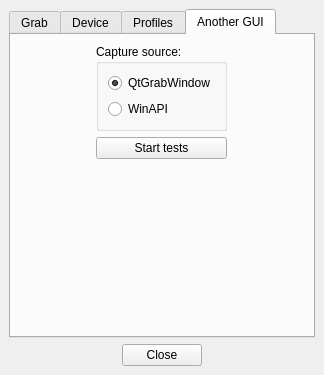
<?xml version="1.0" encoding="UTF-8"?>
<ui version="4.0">
 <author>brunql</author>
 <class>MainWindow</class>
 <widget class="QMainWindow" name="MainWindow">
  <property name="geometry">
   <rect>
    <x>0</x>
    <y>0</y>
    <width>324</width>
    <height>375</height>
   </rect>
  </property>
  <property name="windowTitle">
   <string notr="true">Lightpack</string>
  </property>
  <property name="windowIcon">
   <iconset resource="../res/LightpackResources.qrc">
    <normaloff>:/icons/settings.png</normaloff>:/icons/settings.png</iconset>
  </property>
  <property name="locale">
   <locale language="English" country="UnitedStates"/>
  </property>
  <widget class="QWidget" name="centralwidget">
   <layout class="QVBoxLayout" name="verticalLayout_2">
    <item>
     <widget class="QTabWidget" name="tabWidget">
      <property name="tabPosition">
       <enum>QTabWidget::North</enum>
      </property>
      <property name="tabShape">
       <enum>QTabWidget::Rounded</enum>
      </property>
      <property name="currentIndex">
       <number>3</number>
      </property>
      <widget class="QWidget" name="tabSoftwareOptions">
       <property name="enabled">
        <bool>true</bool>
       </property>
       <attribute name="title">
        <string>Grab</string>
       </attribute>
       <layout class="QVBoxLayout" name="verticalLayout_4">
        <item>
         <layout class="QGridLayout" name="gridLayout" rowstretch="0,0,0,0,0,0,0">
          <item row="6" column="0">
           <spacer name="horizontalSpacer">
            <property name="orientation">
             <enum>Qt::Horizontal</enum>
            </property>
            <property name="sizeHint" stdset="0">
             <size>
              <width>40</width>
              <height>2</height>
             </size>
            </property>
           </spacer>
          </item>
          <item row="4" column="0">
           <widget class="QLabel" name="label_MinLevelOfSensitivity">
            <property name="font">
             <font>
              <weight>50</weight>
              <bold>false</bold>
             </font>
            </property>
            <property name="text">
             <string>Minimum level of sensitivity:</string>
            </property>
            <property name="alignment">
             <set>Qt::AlignLeading|Qt::AlignLeft|Qt::AlignVCenter</set>
            </property>
           </widget>
          </item>
          <item row="3" column="0">
           <widget class="QLabel" name="label_SlowdownGrab_txt">
            <property name="minimumSize">
             <size>
              <width>0</width>
              <height>17</height>
             </size>
            </property>
            <property name="maximumSize">
             <size>
              <width>16777215</width>
              <height>17</height>
             </size>
            </property>
            <property name="font">
             <font>
              <weight>50</weight>
              <bold>false</bold>
             </font>
            </property>
            <property name="text">
             <string>Slowdown grab:</string>
            </property>
            <property name="alignment">
             <set>Qt::AlignLeading|Qt::AlignLeft|Qt::AlignVCenter</set>
            </property>
            <property name="margin">
             <number>0</number>
            </property>
           </widget>
          </item>
          <item row="3" column="1" colspan="3">
           <widget class="QSpinBox" name="spinBox_SlowdownGrab">
            <property name="minimum">
             <number>0</number>
            </property>
            <property name="maximum">
             <number>1000</number>
            </property>
            <property name="value">
             <number>20</number>
            </property>
           </widget>
          </item>
          <item row="0" column="0">
           <widget class="QLabel" name="label_EnableDisableGrab">
            <property name="minimumSize">
             <size>
              <width>0</width>
              <height>21</height>
             </size>
            </property>
            <property name="maximumSize">
             <size>
              <width>16777215</width>
              <height>21</height>
             </size>
            </property>
            <property name="font">
             <font>
              <weight>50</weight>
              <bold>false</bold>
             </font>
            </property>
            <property name="text">
             <string>Enable/Disable grab:</string>
            </property>
            <property name="alignment">
             <set>Qt::AlignLeading|Qt::AlignLeft|Qt::AlignVCenter</set>
            </property>
           </widget>
          </item>
          <item row="1" column="0">
           <widget class="QLabel" name="label_GrabFrequency_txt">
            <property name="minimumSize">
             <size>
              <width>0</width>
              <height>18</height>
             </size>
            </property>
            <property name="maximumSize">
             <size>
              <width>16777215</width>
              <height>18</height>
             </size>
            </property>
            <property name="font">
             <font>
              <weight>50</weight>
              <bold>false</bold>
             </font>
            </property>
            <property name="text">
             <string>Grab frequency:</string>
            </property>
            <property name="alignment">
             <set>Qt::AlignLeading|Qt::AlignLeft|Qt::AlignVCenter</set>
            </property>
           </widget>
          </item>
          <item row="1" column="1" colspan="3">
           <widget class="QLabel" name="label_GrabFrequency_value">
            <property name="text">
             <string notr="true">0</string>
            </property>
            <property name="margin">
             <number>3</number>
            </property>
            <property name="textInteractionFlags">
             <set>Qt::LinksAccessibleByMouse|Qt::TextSelectableByMouse</set>
            </property>
           </widget>
          </item>
          <item row="4" column="1" colspan="3">
           <widget class="QSpinBox" name="spinBox_MinLevelOfSensitivity">
            <property name="minimum">
             <number>0</number>
            </property>
            <property name="maximum">
             <number>20</number>
            </property>
            <property name="value">
             <number>0</number>
            </property>
           </widget>
          </item>
          <item row="3" column="4">
           <widget class="QLabel" name="label_SlowdownGrab_txt_ms">
            <property name="text">
             <string>ms</string>
            </property>
            <property name="alignment">
             <set>Qt::AlignLeading|Qt::AlignLeft|Qt::AlignVCenter</set>
            </property>
           </widget>
          </item>
          <item row="1" column="4">
           <widget class="QLabel" name="label_GrabFrequency_txt_fps">
            <property name="text">
             <string>fps</string>
            </property>
            <property name="alignment">
             <set>Qt::AlignLeading|Qt::AlignLeft|Qt::AlignVCenter</set>
            </property>
            <property name="textInteractionFlags">
             <set>Qt::LinksAccessibleByMouse|Qt::TextSelectableByMouse</set>
            </property>
           </widget>
          </item>
          <item row="0" column="1" colspan="3">
           <widget class="QPushButton" name="pushButton_EnableDisableGrab">
            <property name="focusPolicy">
             <enum>Qt::TabFocus</enum>
            </property>
            <property name="text">
             <string/>
            </property>
            <property name="icon">
             <iconset resource="../res/LightpackResources.qrc">
              <normaloff>:/icons/on.png</normaloff>:/icons/on.png</iconset>
            </property>
            <property name="checkable">
             <bool>false</bool>
            </property>
            <property name="checked">
             <bool>false</bool>
            </property>
            <property name="default">
             <bool>false</bool>
            </property>
            <property name="flat">
             <bool>false</bool>
            </property>
           </widget>
          </item>
          <item row="5" column="0">
           <widget class="QLabel" name="label_GrabPrecision">
            <property name="font">
             <font>
              <weight>50</weight>
              <bold>false</bold>
             </font>
            </property>
            <property name="text">
             <string>Grab precision (WinAPI only):</string>
            </property>
            <property name="alignment">
             <set>Qt::AlignLeading|Qt::AlignLeft|Qt::AlignVCenter</set>
            </property>
           </widget>
          </item>
          <item row="5" column="1" colspan="3">
           <widget class="QSpinBox" name="spinBox_GrabPrecision">
            <property name="minimum">
             <number>1</number>
            </property>
            <property name="maximum">
             <number>20</number>
            </property>
            <property name="value">
             <number>1</number>
            </property>
           </widget>
          </item>
         </layout>
        </item>
        <item>
         <widget class="QGroupBox" name="groupBox_ShowGrabWidgets">
          <property name="font">
           <font>
            <weight>50</weight>
            <bold>false</bold>
           </font>
          </property>
          <property name="autoFillBackground">
           <bool>false</bool>
          </property>
          <property name="title">
           <string>Show grab widgets</string>
          </property>
          <property name="flat">
           <bool>false</bool>
          </property>
          <property name="checkable">
           <bool>true</bool>
          </property>
          <layout class="QHBoxLayout" name="horizontalLayout_4">
           <item>
            <widget class="QRadioButton" name="radioButton_White">
             <property name="text">
              <string>White</string>
             </property>
            </widget>
           </item>
           <item>
            <widget class="QRadioButton" name="radioButton_Colored">
             <property name="text">
              <string>Colored</string>
             </property>
             <property name="checked">
              <bool>true</bool>
             </property>
            </widget>
           </item>
          </layout>
         </widget>
        </item>
        <item>
         <widget class="QCheckBox" name="checkBox_AVG_Colors">
          <property name="font">
           <font>
            <weight>50</weight>
            <bold>false</bold>
           </font>
          </property>
          <property name="text">
           <string>AVG color on all LEDs</string>
          </property>
          <property name="checked">
           <bool>false</bool>
          </property>
         </widget>
        </item>
        <item>
         <spacer name="verticalSpacer">
          <property name="orientation">
           <enum>Qt::Vertical</enum>
          </property>
          <property name="sizeType">
           <enum>QSizePolicy::Expanding</enum>
          </property>
          <property name="sizeHint" stdset="0">
           <size>
            <width>20</width>
            <height>10</height>
           </size>
          </property>
         </spacer>
        </item>
       </layout>
      </widget>
      <widget class="QWidget" name="tabHardwareOptions">
       <attribute name="title">
        <string>Device</string>
       </attribute>
       <layout class="QVBoxLayout" name="verticalLayout_3">
        <item>
         <layout class="QHBoxLayout" name="horizontalLayout_2">
          <item>
           <widget class="QLabel" name="label_2">
            <property name="text">
             <string>Frequency of PWM generation</string>
            </property>
           </widget>
          </item>
          <item>
           <spacer name="horizontalSpacer_4">
            <property name="orientation">
             <enum>Qt::Horizontal</enum>
            </property>
            <property name="sizeHint" stdset="0">
             <size>
              <width>40</width>
              <height>20</height>
             </size>
            </property>
           </spacer>
          </item>
          <item>
           <widget class="QLabel" name="label_PWM_Freq">
            <property name="text">
             <string notr="true">###</string>
            </property>
            <property name="textInteractionFlags">
             <set>Qt::LinksAccessibleByMouse|Qt::TextSelectableByMouse</set>
            </property>
           </widget>
          </item>
          <item>
           <widget class="QLabel" name="label_4">
            <property name="text">
             <string>Hz</string>
            </property>
           </widget>
          </item>
          <item>
           <spacer name="horizontalSpacer_6">
            <property name="orientation">
             <enum>Qt::Horizontal</enum>
            </property>
            <property name="sizeType">
             <enum>QSizePolicy::Fixed</enum>
            </property>
            <property name="sizeHint" stdset="0">
             <size>
              <width>5</width>
              <height>20</height>
             </size>
            </property>
           </spacer>
          </item>
         </layout>
        </item>
        <item>
         <widget class="QGroupBox" name="groupBox_2">
          <property name="title">
           <string>Timer</string>
          </property>
          <layout class="QHBoxLayout" name="horizontalLayout_5">
           <item>
            <widget class="QSlider" name="horizontalSlider_HW_OCR">
             <property name="minimum">
              <number>1</number>
             </property>
             <property name="maximum">
              <number>255</number>
             </property>
             <property name="pageStep">
              <number>1</number>
             </property>
             <property name="value">
              <number>7</number>
             </property>
             <property name="orientation">
              <enum>Qt::Horizontal</enum>
             </property>
            </widget>
           </item>
           <item>
            <widget class="QSpinBox" name="spinBox_HW_OCR">
             <property name="minimum">
              <number>1</number>
             </property>
             <property name="maximum">
              <number>255</number>
             </property>
             <property name="value">
              <number>7</number>
             </property>
            </widget>
           </item>
          </layout>
         </widget>
        </item>
        <item>
         <widget class="QGroupBox" name="groupBox_3">
          <property name="title">
           <string>Color depth</string>
          </property>
          <layout class="QHBoxLayout" name="horizontalLayout_6">
           <item>
            <widget class="QSlider" name="horizontalSlider_HW_ColorDepth">
             <property name="minimum">
              <number>2</number>
             </property>
             <property name="maximum">
              <number>255</number>
             </property>
             <property name="pageStep">
              <number>3</number>
             </property>
             <property name="value">
              <number>64</number>
             </property>
             <property name="orientation">
              <enum>Qt::Horizontal</enum>
             </property>
            </widget>
           </item>
           <item>
            <widget class="QSpinBox" name="spinBox_HW_ColorDepth">
             <property name="minimum">
              <number>2</number>
             </property>
             <property name="maximum">
              <number>255</number>
             </property>
             <property name="singleStep">
              <number>1</number>
             </property>
             <property name="value">
              <number>64</number>
             </property>
            </widget>
           </item>
          </layout>
         </widget>
        </item>
        <item>
         <widget class="QCheckBox" name="checkBox_SmoothChangeColors">
          <property name="text">
           <string>Smooth change colors</string>
          </property>
         </widget>
        </item>
        <item>
         <widget class="QCheckBox" name="checkBox_USB_SendDataOnlyIfColorsChanges">
          <property name="text">
           <string>USB send data only if colors changes</string>
          </property>
          <property name="checked">
           <bool>true</bool>
          </property>
         </widget>
        </item>
        <item>
         <spacer name="verticalSpacer_2">
          <property name="orientation">
           <enum>Qt::Vertical</enum>
          </property>
          <property name="sizeHint" stdset="0">
           <size>
            <width>20</width>
            <height>5</height>
           </size>
          </property>
         </spacer>
        </item>
       </layout>
      </widget>
      <widget class="QWidget" name="tab">
       <attribute name="title">
        <string>Profiles</string>
       </attribute>
       <layout class="QVBoxLayout" name="verticalLayout_6">
        <item>
         <widget class="QGroupBox" name="groupBox_Profiles">
          <property name="title">
           <string>Profile</string>
          </property>
          <layout class="QVBoxLayout" name="verticalLayout_5">
           <item>
            <layout class="QHBoxLayout" name="horizontalLayout_3">
             <item>
              <widget class="QComboBox" name="comboBox_Profiles">
               <property name="editable">
                <bool>true</bool>
               </property>
               <property name="insertPolicy">
                <enum>QComboBox::NoInsert</enum>
               </property>
              </widget>
             </item>
             <item>
              <widget class="QPushButton" name="pushButton_ProfileNew">
               <property name="enabled">
                <bool>true</bool>
               </property>
               <property name="sizePolicy">
                <sizepolicy hsizetype="Maximum" vsizetype="Fixed">
                 <horstretch>0</horstretch>
                 <verstretch>0</verstretch>
                </sizepolicy>
               </property>
               <property name="toolTip">
                <string>Add new profile</string>
               </property>
               <property name="text">
                <string/>
               </property>
               <property name="icon">
                <iconset resource="../res/LightpackResources.qrc">
                 <normaloff>:/icons/profile_new.png</normaloff>:/icons/profile_new.png</iconset>
               </property>
               <property name="checkable">
                <bool>false</bool>
               </property>
              </widget>
             </item>
             <item>
              <widget class="QPushButton" name="pushButton_ProfileResetToDefault">
               <property name="enabled">
                <bool>true</bool>
               </property>
               <property name="sizePolicy">
                <sizepolicy hsizetype="Maximum" vsizetype="Fixed">
                 <horstretch>0</horstretch>
                 <verstretch>0</verstretch>
                </sizepolicy>
               </property>
               <property name="toolTip">
                <string>Reset current profile to defaults</string>
               </property>
               <property name="text">
                <string/>
               </property>
               <property name="icon">
                <iconset resource="../res/LightpackResources.qrc">
                 <normaloff>:/icons/profile_reset.png</normaloff>:/icons/profile_reset.png</iconset>
               </property>
               <property name="checkable">
                <bool>false</bool>
               </property>
              </widget>
             </item>
             <item>
              <widget class="QPushButton" name="pushButton_DeleteProfile">
               <property name="enabled">
                <bool>false</bool>
               </property>
               <property name="sizePolicy">
                <sizepolicy hsizetype="Maximum" vsizetype="Fixed">
                 <horstretch>0</horstretch>
                 <verstretch>0</verstretch>
                </sizepolicy>
               </property>
               <property name="toolTip">
                <string>Delete profile</string>
               </property>
               <property name="text">
                <string/>
               </property>
               <property name="icon">
                <iconset resource="../res/LightpackResources.qrc">
                 <normaloff>:/icons/profile_delete.png</normaloff>:/icons/profile_delete.png</iconset>
               </property>
               <property name="checkable">
                <bool>false</bool>
               </property>
              </widget>
             </item>
            </layout>
           </item>
           <item>
            <widget class="QCommandLinkButton" name="commandLinkButton_OpenSettings">
             <property name="text">
              <string>Open in text editor</string>
             </property>
             <property name="checkable">
              <bool>false</bool>
             </property>
             <property name="description">
              <string/>
             </property>
            </widget>
           </item>
          </layout>
         </widget>
        </item>
        <item>
         <widget class="QGroupBox" name="groupBox_UserInterface">
          <property name="title">
           <string>User interface</string>
          </property>
          <layout class="QHBoxLayout" name="horizontalLayout_8">
           <item>
            <widget class="QLabel" name="labelLanguage">
             <property name="text">
              <string>Language:</string>
             </property>
            </widget>
           </item>
           <item>
            <widget class="QComboBox" name="comboBox_Language"/>
           </item>
          </layout>
         </widget>
        </item>
        <item>
         <spacer name="verticalSpacer_3">
          <property name="orientation">
           <enum>Qt::Vertical</enum>
          </property>
          <property name="sizeHint" stdset="0">
           <size>
            <width>20</width>
            <height>40</height>
           </size>
          </property>
         </spacer>
        </item>
       </layout>
      </widget>
      <widget class="QWidget" name="tabAnotherGUI">
       <attribute name="title">
        <string notr="true">Another GUI</string>
       </attribute>
       <layout class="QHBoxLayout" name="horizontalLayout_7">
        <item>
         <layout class="QVBoxLayout" name="verticalLayout_7">
          <item>
           <widget class="QGroupBox" name="groupBox">
            <property name="title">
             <string>Capture source:</string>
            </property>
            <layout class="QVBoxLayout" name="verticalLayout">
             <item>
              <widget class="QRadioButton" name="radioButton_GrabQt">
               <property name="text">
                <string notr="true">QtGrabWindow</string>
               </property>
               <property name="checked">
                <bool>true</bool>
               </property>
              </widget>
             </item>
             <item>
              <widget class="QRadioButton" name="radioButton_GrabWinAPI">
               <property name="text">
                <string notr="true">WinAPI</string>
               </property>
              </widget>
             </item>
            </layout>
           </widget>
          </item>
          <item>
           <widget class="QPushButton" name="pushButton_StartTests">
            <property name="text">
             <string notr="true">Start tests</string>
            </property>
           </widget>
          </item>
          <item>
           <spacer name="verticalSpacer_4">
            <property name="orientation">
             <enum>Qt::Vertical</enum>
            </property>
            <property name="sizeHint" stdset="0">
             <size>
              <width>20</width>
              <height>40</height>
             </size>
            </property>
           </spacer>
          </item>
          <item>
           <layout class="QHBoxLayout" name="horizontalLayout_GrabbedColors"/>
          </item>
         </layout>
        </item>
       </layout>
      </widget>
     </widget>
    </item>
    <item>
     <layout class="QHBoxLayout" name="horizontalLayout">
      <item>
       <spacer name="horizontalSpacer_2">
        <property name="orientation">
         <enum>Qt::Horizontal</enum>
        </property>
        <property name="sizeHint" stdset="0">
         <size>
          <width>37</width>
          <height>17</height>
         </size>
        </property>
       </spacer>
      </item>
      <item>
       <widget class="QPushButton" name="pushButton_Close">
        <property name="text">
         <string>Close</string>
        </property>
        <property name="flat">
         <bool>false</bool>
        </property>
       </widget>
      </item>
      <item>
       <spacer name="horizontalSpacer_3">
        <property name="orientation">
         <enum>Qt::Horizontal</enum>
        </property>
        <property name="sizeHint" stdset="0">
         <size>
          <width>37</width>
          <height>17</height>
         </size>
        </property>
       </spacer>
      </item>
     </layout>
    </item>
   </layout>
  </widget>
 </widget>
 <tabstops>
  <tabstop>tabWidget</tabstop>
  <tabstop>spinBox_SlowdownGrab</tabstop>
  <tabstop>groupBox_ShowGrabWidgets</tabstop>
  <tabstop>radioButton_White</tabstop>
  <tabstop>radioButton_Colored</tabstop>
  <tabstop>checkBox_AVG_Colors</tabstop>
  <tabstop>pushButton_Close</tabstop>
  <tabstop>horizontalSlider_HW_OCR</tabstop>
  <tabstop>spinBox_HW_OCR</tabstop>
  <tabstop>horizontalSlider_HW_ColorDepth</tabstop>
  <tabstop>spinBox_HW_ColorDepth</tabstop>
  <tabstop>checkBox_SmoothChangeColors</tabstop>
  <tabstop>checkBox_USB_SendDataOnlyIfColorsChanges</tabstop>
  <tabstop>comboBox_Profiles</tabstop>
  <tabstop>pushButton_ProfileNew</tabstop>
  <tabstop>pushButton_ProfileResetToDefault</tabstop>
  <tabstop>pushButton_DeleteProfile</tabstop>
  <tabstop>commandLinkButton_OpenSettings</tabstop>
  <tabstop>comboBox_Language</tabstop>
 </tabstops>
 <resources>
  <include location="../res/LightpackResources.qrc"/>
 </resources>
 <connections>
  <connection>
   <sender>horizontalSlider_HW_OCR</sender>
   <signal>valueChanged(int)</signal>
   <receiver>spinBox_HW_OCR</receiver>
   <slot>setValue(int)</slot>
   <hints>
    <hint type="sourcelabel">
     <x>174</x>
     <y>210</y>
    </hint>
    <hint type="destinationlabel">
     <x>232</x>
     <y>183</y>
    </hint>
   </hints>
  </connection>
  <connection>
   <sender>spinBox_HW_OCR</sender>
   <signal>valueChanged(int)</signal>
   <receiver>horizontalSlider_HW_OCR</receiver>
   <slot>setValue(int)</slot>
   <hints>
    <hint type="sourcelabel">
     <x>232</x>
     <y>183</y>
    </hint>
    <hint type="destinationlabel">
     <x>174</x>
     <y>210</y>
    </hint>
   </hints>
  </connection>
  <connection>
   <sender>horizontalSlider_HW_ColorDepth</sender>
   <signal>valueChanged(int)</signal>
   <receiver>spinBox_HW_ColorDepth</receiver>
   <slot>setValue(int)</slot>
   <hints>
    <hint type="sourcelabel">
     <x>177</x>
     <y>264</y>
    </hint>
    <hint type="destinationlabel">
     <x>253</x>
     <y>237</y>
    </hint>
   </hints>
  </connection>
  <connection>
   <sender>spinBox_HW_ColorDepth</sender>
   <signal>valueChanged(int)</signal>
   <receiver>horizontalSlider_HW_ColorDepth</receiver>
   <slot>setValue(int)</slot>
   <hints>
    <hint type="sourcelabel">
     <x>253</x>
     <y>237</y>
    </hint>
    <hint type="destinationlabel">
     <x>177</x>
     <y>264</y>
    </hint>
   </hints>
  </connection>
 </connections>
</ui>
